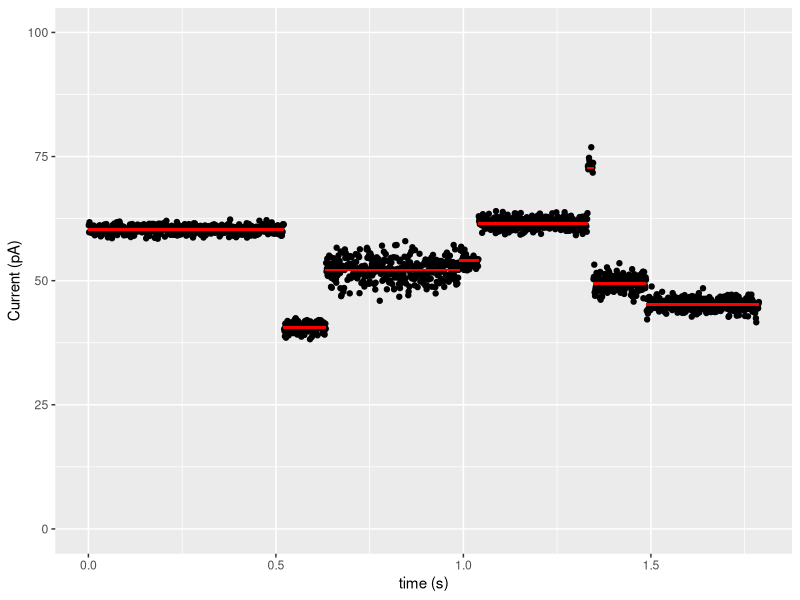

This chart was generated by the following R code:
require(ggplot2)
means = c(60.3, 40.6, 52.2, 54.1, 61.5, 72.7, 49.4, 45.2)
duration = c(521, 112, 356, 51, 291, 15, 141, 301)
sd = c(0.7, 1.0, 2.0, 1.2, 1.0, 1.5, 1.5, 1.2)

data = data.frame(c( rnorm(duration[1], means[1], sd[1]), 
                     rnorm(duration[2], means[2], sd[2]), 
                     rnorm(duration[3], means[3], sd[3]), 
                     rnorm(duration[4], means[4], sd[4]), 
                     rnorm(duration[5], means[5], sd[5]),
                     rnorm(duration[6], means[6], sd[6]),
                     rnorm(duration[7], means[7], sd[7]),
                     rnorm(duration[8], means[8], sd[8])))

colnames(data) <- "samples"
data$index <- 1:nrow(data)

p <- ggplot(data, aes(index / 1000, samples)) + 
    geom_point() + 
    ylim(0, 100) + 
    ylab("Current (pA)") + 
    xlab("time (s)")

# draw lines
last_end = 0
for (i in seq(1, length(duration))) {
    start = last_end
    end = last_end + duration[i] / 1000
    m = means[i]

    p <- p + geom_segment( x = start, xend = end, y = m, yend = m, col="red" )
    last_end <- end

    s <- sprintf("%d & %.1f & %.1f & %.3f", i, m, sd[i], duration[i] / 1000)
    print(s)
}
 #   p + geom_segment( aes( x = duration[1] / 1000, xend = duration[2] / 1000, y = means[2], yend = means[2], col="red" ) )
ggsave("figures/simulation.pdf")
